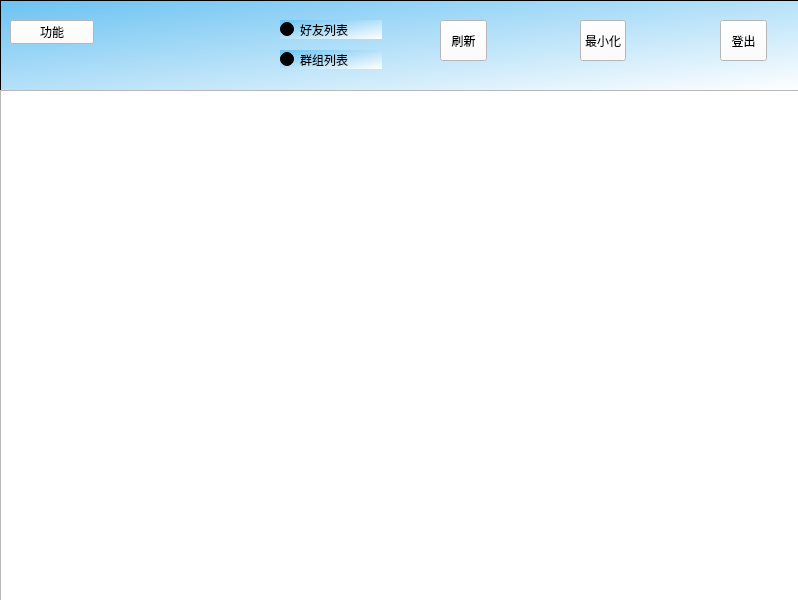
<?xml version="1.0" encoding="UTF-8"?>
<ui version="4.0">
 <class>UsrMain</class>
 <widget class="QWidget" name="UsrMain">
  <property name="geometry">
   <rect>
    <x>0</x>
    <y>0</y>
    <width>798</width>
    <height>600</height>
   </rect>
  </property>
  <property name="windowTitle">
   <string>Form</string>
  </property>
  <widget class="QFrame" name="frame">
   <property name="geometry">
    <rect>
     <x>0</x>
     <y>0</y>
     <width>801</width>
     <height>91</height>
    </rect>
   </property>
   <property name="styleSheet">
    <string notr="true">background-color: qlineargradient(spread:pad, x1:0, y1:0, x2:1, y2:1, stop:0 rgba(107, 194, 242, 255), stop:1 rgba(255, 255, 255, 255));</string>
   </property>
   <property name="frameShape">
    <enum>QFrame::StyledPanel</enum>
   </property>
   <property name="frameShadow">
    <enum>QFrame::Raised</enum>
   </property>
   <widget class="QToolButton" name="logout">
    <property name="geometry">
     <rect>
      <x>720</x>
      <y>20</y>
      <width>47</width>
      <height>41</height>
     </rect>
    </property>
    <property name="styleSheet">
     <string notr="true">background-color: rgb(255, 255, 255);</string>
    </property>
    <property name="text">
     <string>登出</string>
    </property>
   </widget>
   <widget class="QPushButton" name="morefunc">
    <property name="geometry">
     <rect>
      <x>10</x>
      <y>20</y>
      <width>84</width>
      <height>24</height>
     </rect>
    </property>
    <property name="styleSheet">
     <string notr="true">
background-color: rgb(255, 255, 255);</string>
    </property>
    <property name="text">
     <string>功能</string>
    </property>
   </widget>
   <widget class="QToolButton" name="search">
    <property name="geometry">
     <rect>
      <x>440</x>
      <y>20</y>
      <width>47</width>
      <height>41</height>
     </rect>
    </property>
    <property name="styleSheet">
     <string notr="true">background-color: rgb(255, 255, 255);</string>
    </property>
    <property name="text">
     <string>刷新</string>
    </property>
   </widget>
   <widget class="QToolButton" name="toolButton">
    <property name="geometry">
     <rect>
      <x>580</x>
      <y>20</y>
      <width>46</width>
      <height>41</height>
     </rect>
    </property>
    <property name="styleSheet">
     <string notr="true">background-color: rgb(255, 255, 255);</string>
    </property>
    <property name="text">
     <string>最小化</string>
    </property>
   </widget>
   <widget class="QRadioButton" name="friendlist">
    <property name="geometry">
     <rect>
      <x>280</x>
      <y>20</y>
      <width>102</width>
      <height>19</height>
     </rect>
    </property>
    <property name="text">
     <string>好友列表</string>
    </property>
    <property name="checkable">
     <bool>true</bool>
    </property>
   </widget>
   <widget class="QRadioButton" name="grouplist">
    <property name="geometry">
     <rect>
      <x>280</x>
      <y>50</y>
      <width>102</width>
      <height>19</height>
     </rect>
    </property>
    <property name="text">
     <string>群组列表</string>
    </property>
   </widget>
  </widget>
  <widget class="QListWidget" name="listWidget">
   <property name="geometry">
    <rect>
     <x>0</x>
     <y>90</y>
     <width>800</width>
     <height>600</height>
    </rect>
   </property>
  </widget>
 </widget>
 <resources/>
 <connections>
  <connection>
   <sender>toolButton</sender>
   <signal>clicked()</signal>
   <receiver>UsrMain</receiver>
   <slot>showMinimized()</slot>
   <hints>
    <hint type="sourcelabel">
     <x>602</x>
     <y>40</y>
    </hint>
    <hint type="destinationlabel">
     <x>398</x>
     <y>299</y>
    </hint>
   </hints>
  </connection>
 </connections>
</ui>
